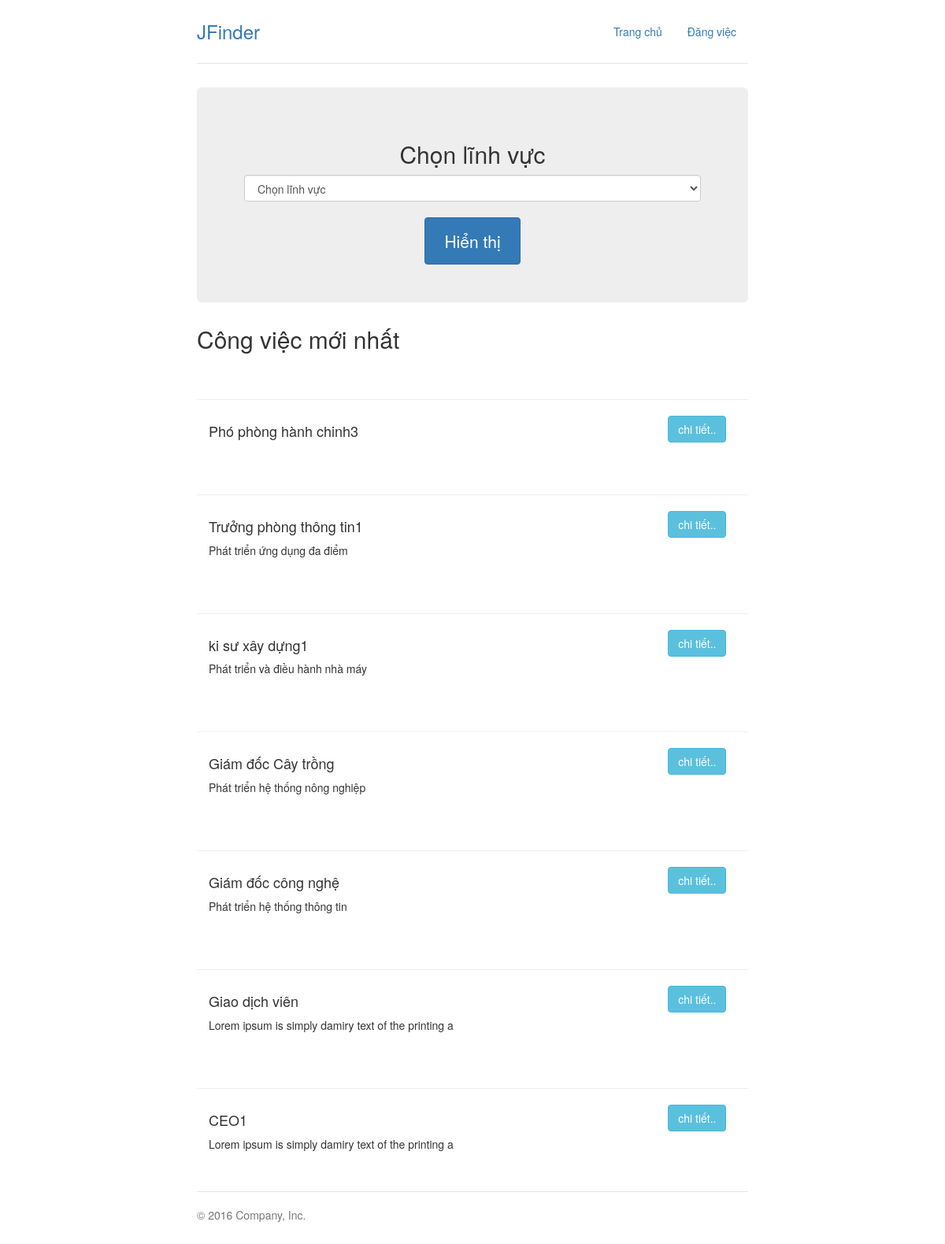
Before: /index2.php with the older database file.
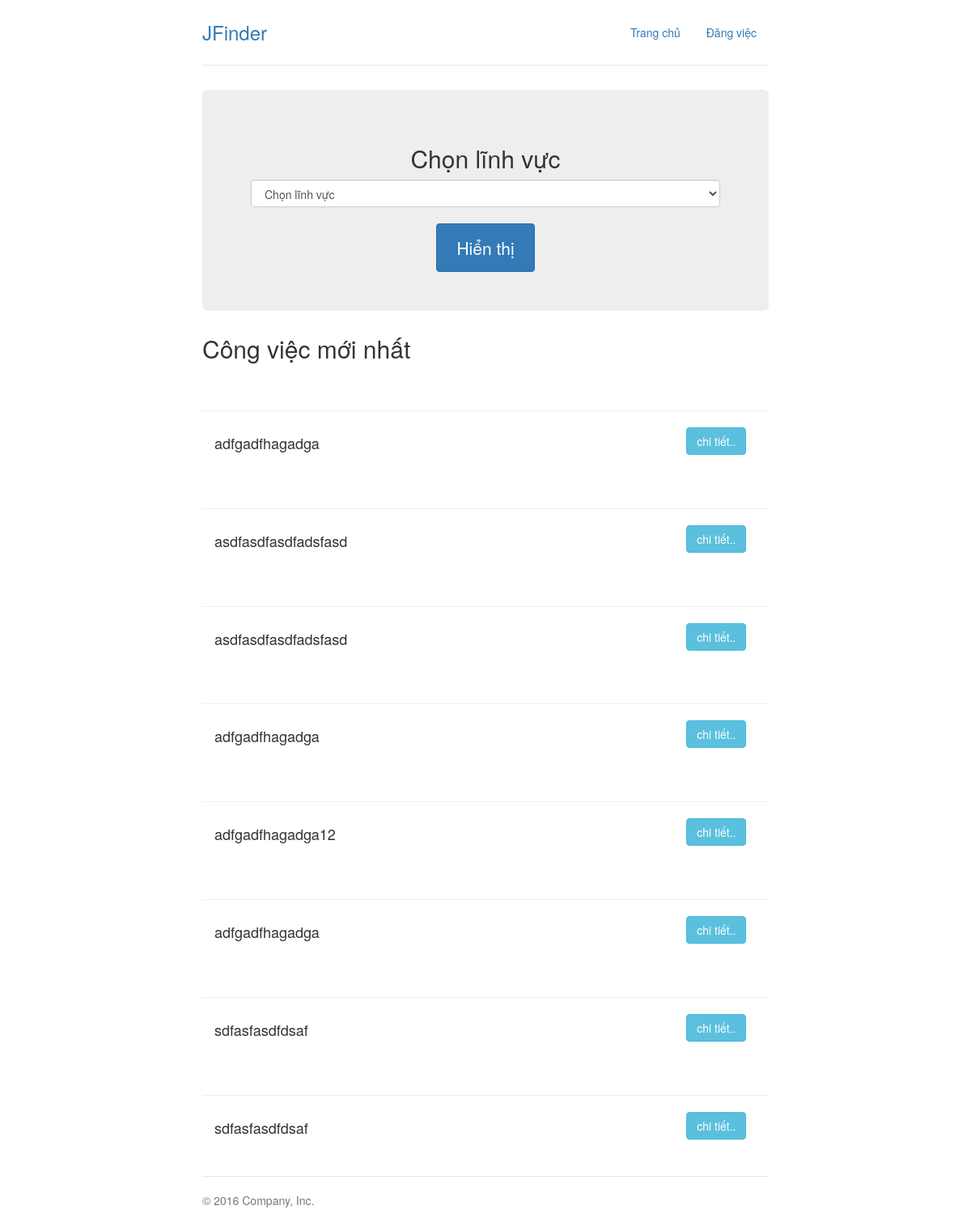
After: the same page with the newer database file.
### tables this page shows
CREATE TABLE `congviec` (
  `id` int(11) NOT NULL,
  `linh_vuc_id` int(11) NOT NULL,
  `cong_ty` varchar(255) NOT NULL,
  `chuc_danh` varchar(255) NOT NULL,
  `mo_ta` varchar(255) NOT NULL,
  `luong` varchar(255) NOT NULL,
  `vi_tri` varchar(255) NOT NULL,
  `lien_he` varchar(255) NOT NULL,
  `email` varchar(255) NOT NULL,
  `ngay_dang` timestamp NOT NULL DEFAULT current_timestamp()
);

### index2.php (the view, shortened to what this page needs)
<?php
$servername="localhost";
$username="root";
$password="";
$dbname="vieclam";
$conn= mysqli_connect($servername,$username,$password,$dbname);
mysqli_set_charset($conn,"utf8");
?>
<!DOCTYPE html>
<html lang="en">
<head>
    <link rel="stylesheet" href="css/bootstrap.min.css">
    <link rel="stylesheet" href="css/jumbotron-narrow.css">
</head>
<body>
    <div class="container">
        <div class="header clearfix">
            <nav>
                <ul class="nav nav-pills pull-right">
                    <li role="presentation"><a href="index2.php">Trang chủ</a></li>
                    <li role="presentation"><a href="admin/login.php">Đăng việc</a></li>
                </ul>
            </nav>
            <h3 class="text-muted text-primary">JFinder</h3>
        </div>
        <div class="jumbotron">
            <h2>Chọn lĩnh vực</h2>
            <form action="index2.php" method="get">
                <select class="form-control" name="linhvuc">
                    <option value="0">Chọn lĩnh vực</option>
                    <?php
                $sqlstring="SELECT  * FROM linhvuc";
            ?>
                </select>
                <br>
                <input class=" btn btn-primary" type="submit" value="Hiển thị">
            </form>
        </div>
        <h3>
            <?php
                    if (isset($_GET['linhvuc'])) {
                        $sqlstring="SELECT * FROM linhvuc WHERE id=".$_GET['linhvuc'];
                        $result=mysqli_query($conn,$sqlstring);
                        $row =mysqli_fetch_assoc($result);
                        echo "<h3>Công việc trong linh vực ".$row['ten_linh_vuc']."</h3>";
                    }else {
                       echo '<h2> Công việc mới nhất </h2>';
                    }
                ?>
        </h3>
             <?php
                    if (isset($_GET['linhvuc'])) {
                            $sqlstring="SELECT id,chuc_danh,mo_ta FROM congviec WHERE linh_vuc_id=".$_GET['linhvuc'].' ORDER BY ngay_dang DESC ';
                    }else {
                        $sqlstring="SELECT id,chuc_danh,mo_ta FROM congviec ORDER BY ngay_dang DESC";
                    }
                        $result=mysqli_query($conn,$sqlstring);
                        if (mysqli_num_rows($result)>0){
                            $row_count=mysqli_num_rows($result);
                            for($i=0;$i<$row_count;$i++){
                                $row=mysqli_fetch_assoc($result);
                             ?>
        <div class="row marketing">
                    <hr>
            <div class="col-lg-10">
                <h4><?php echo $row['chuc_danh']; ?></h4>
                <p><?php echo $row['mo_ta']; ?></p>
            </div>
            <div class="col-lg-2">
                <?php
                echo '<a class="btn btn-info " href="view.php?id='.$row['id'].'">chi tiết..</a>';
                ?>
            </div>
            </div>
                <?php
                            }
                        }
                ?>
        <footer class="footer">
            <p>&copy; 2016 Company, Inc.</p>
        </footer>
    </div>
</body>
</html>

### css/jumbotron-narrow.css (style rules this page uses)
body { padding-top: 20px; padding-bottom: 20px; }
.header, .marketing, .footer { padding-right: 15px; padding-left: 15px; }
.header { padding-bottom: 20px; border-bottom: 1px solid #e5e5e5; }
.header h3 { margin-top: 0; margin-bottom: 0; line-height: 40px; }
.footer { padding-top: 19px; color: #777; border-top: 1px solid #e5e5e5; }
@media (min-width: 768px) { .container { max-width: 730px; } }
.jumbotron { text-align: center; border-bottom: 1px solid #e5e5e5; }
.jumbotron .btn { padding: 14px 24px; font-size: 21px; }
.marketing { margin: 40px 0; }
@media screen and (min-width: 768px) { .header, .marketing, .footer { padding-right: 0; padding-left: 0; } }
@media screen and (min-width: 768px) { .header { margin-bottom: 30px; } }
@media screen and (min-width: 768px) { .jumbotron { border-bottom: 0; } }

Changed rows visible on the page:
removed congviec: chuc_danh "Phó phòng hành chinh3"
removed congviec: chuc_danh "Trưởng phòng thông tin1", mo_ta "Phát triển ứng dụng đa điểm"
removed congviec: chuc_danh "ki sư xây dựng1", mo_ta "Phát triển và điều hành nhà máy"
removed congviec: chuc_danh "Giám đốc Cây trồng", mo_ta "Phát triển hệ thống nông nghiệp"
removed congviec: chuc_danh "Giám đốc công nghệ", mo_ta "Phát triển hệ thống thông tin"
removed congviec: chuc_danh "Giao dịch viên", mo_ta "Lorem ipsum is simply damiry text of the printing a"
removed congviec: chuc_danh "CEO1", mo_ta "Lorem ipsum is simply damiry text of the printing a"
added congviec: chuc_danh "adfgadfhagadga"
added congviec: chuc_danh "asdfasdfasdfadsfasd"
added congviec: chuc_danh "asdfasdfasdfadsfasd"
added congviec: chuc_danh "adfgadfhagadga"
added congviec: chuc_danh "adfgadfhagadga12"
added congviec: chuc_danh "adfgadfhagadga"
added congviec: chuc_danh "sdfasfasdfdsaf"
added congviec: chuc_danh "sdfasfasdfdsaf"
